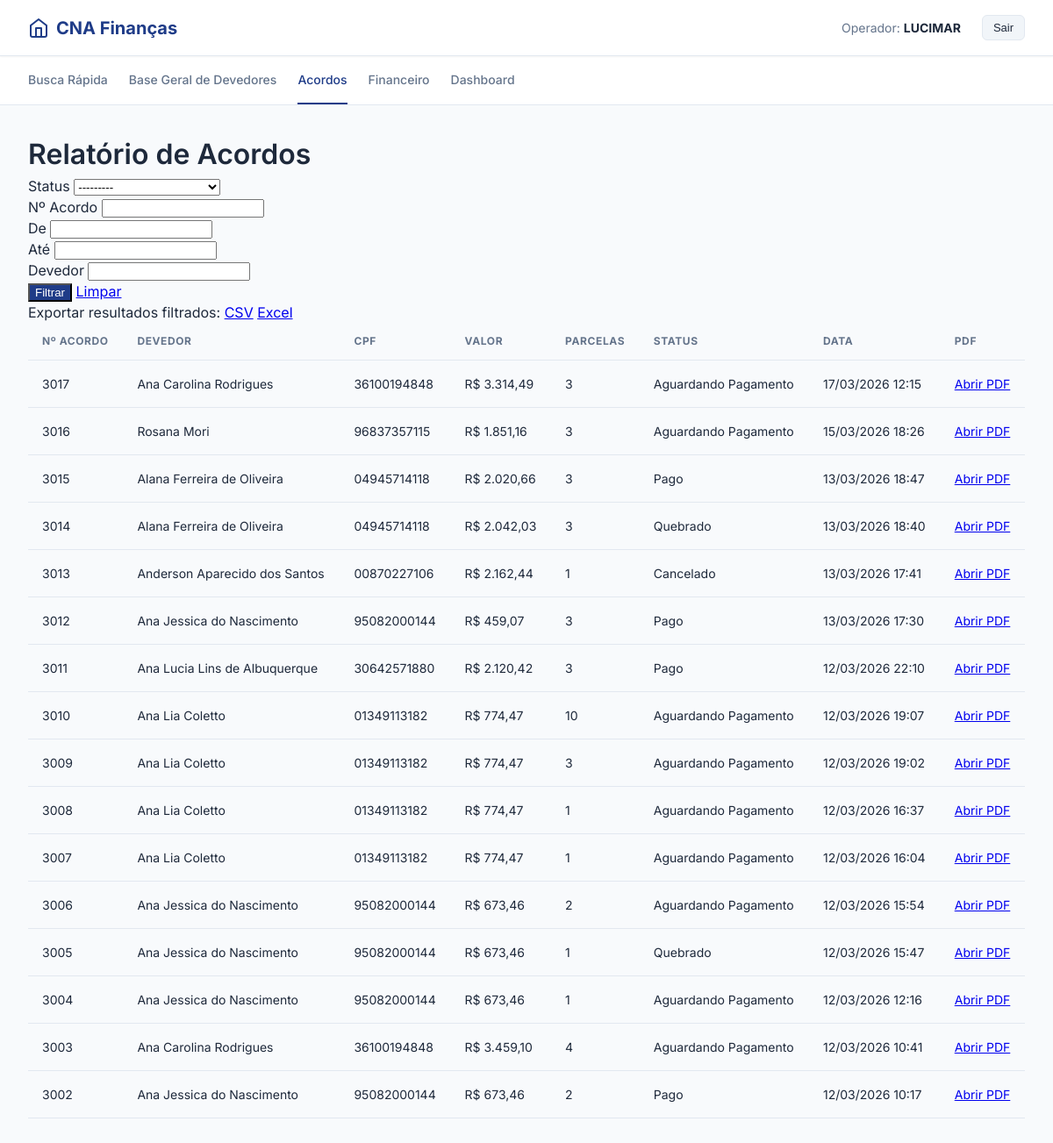
/acordos/ (signed in), run on the app's committed database.
### nucleo/models.py (models this page shows, shortened)
class Acordo(models.Model):
    STATUS_CHOICES = [
        ("EM_NEGOCIACAO", "Em Negociação"),
        ("AGUARDANDO_PAGAMENTO", "Aguardando Pagamento"),
        ("PAGO", "Pago"),
        ("QUEBRADO", "Quebrado"),
        ("CANCELADO", "Cancelado"),
    ]
    devedor = models.ForeignKey(Devedor, on_delete=models.CASCADE)
    numero_acordo = models.IntegerField(
        unique=True,
        blank=True,
        null=True
    )
    data_acordo = models.DateTimeField(auto_now_add=True)
    valor_total = models.DecimalField(max_digits=12, decimal_places=2)
    entrada = models.DecimalField(max_digits=12, decimal_places=2)
    saldo = models.DecimalField(max_digits=12, decimal_places=2)
    parcelas = models.IntegerField()
    valor_parcela = models.DecimalField(max_digits=12, decimal_places=2)
    status = models.CharField(
        max_length=30,
        choices=STATUS_CHOICES,
        default="AGUARDANDO_PAGAMENTO"
    )
    modalidade = models.CharField(
        max_length=30,
        choices=MODALIDADE_CHOICES,
        null=True,
        blank=True
    )
    valor_desconto_total = models.DecimalField(
        max_digits=12,
        decimal_places=2,
        default=0
    )
    regra_snapshot_metadata = models.JSONField(
        null=True,
        blank=True,
        help_text="Cópia dos limites da RegraCobranca no momento da assinatura"
    )
    usuario_criador = models.ForeignKey(
        "auth.User",
        on_delete=models.SET_NULL,
        null=True,
        blank=True,
        related_name="acordos_criados"
    )

class Devedor(models.Model):
    nome = models.CharField(max_length=200)
    cpf = models.CharField(max_length=14, unique=True)
    telefone = models.CharField(max_length=20, blank=True, null=True)
    celular = models.CharField(max_length=20, blank=True, null=True)
    email = models.EmailField(blank=True, null=True)
    logradouro = models.CharField(max_length=255, blank=True, null=True)
    numero = models.CharField(max_length=20, blank=True, null=True)
    bairro = models.CharField(max_length=100, blank=True, null=True)
    cidade = models.CharField(max_length=100, blank=True, null=True)
    uf = models.CharField(max_length=2, blank=True, null=True)
    cep = models.CharField(max_length=10, blank=True, null=True)
    complemento = models.CharField(max_length=255, blank=True, null=True)
    uuid_acesso = models.UUIDField(default=uuid.uuid4, editable=False, unique=True, db_index=True)

### nucleo/views.py (the view)
# urls.py: path("acordos/", views.acordo_list, name="acordo_list"),
@login_required
def acordo_list(request):
    acordos = Acordo.objects.select_related("devedor").order_by("-data_acordo")
    filtro = AcordoFilter(request.GET, queryset=acordos)
    return render(request, "nucleo/acordo_list.html", {
        "filter": filtro
    })

### nucleo/templatetags/moeda_br.py (called while the page is built)
@register.filter(name="moeda_br")
def moeda_br(valor):
    try:
        valor = float(valor)
    except (TypeError, ValueError):
        return "R$ 0,00"
    texto = f"{valor:,.2f}"
    texto = texto.replace(",", "X").replace(".", ",").replace("X", ".")
    return f"R$ {texto}"

### nucleo/templates/nucleo/acordo_list.html (shortened to what this page needs)
{% extends "nucleo/base.html" %}
{% load moeda_br %}
{% block content %}
<h1>Relatório de Acordos</h1>
<form method="get" class="filtros">
    {% for field in filter.form %}
    <div class="filtros-field">
        <label for="{{ field.id_for_label }}">{{ field.label }}</label>
        {{ field }}
    </div>
    {% endfor %}
    <button type="submit" class="botao-secundario" style="background: #1f3c88; color: white;">Filtrar</button>
    <a href="{% url 'acordo_list' %}" class="botao-secundario">Limpar</a>
</form>
<div class="acoes-export">
    <span>Exportar resultados filtrados:</span>
    <a href="{% url 'exportar_acordos' %}?{{ request.GET.urlencode }}&formato=csv" class="botao-secundario">CSV</a>
    <a href="{% url 'exportar_acordos' %}?{{ request.GET.urlencode }}&formato=excel" class="botao-secundario">Excel</a>
</div>
<table>
    <tr>
        <th>Nº Acordo</th>
        <th>Devedor</th>
        <th>CPF</th>
        <th>Valor</th>
        <th>Parcelas</th>
        <th>Status</th>
        <th>Data</th>
        <th>PDF</th>
    </tr>
    {% for acordo in filter.qs %}
    <tr>
        <td>{{ acordo.numero_acordo }}</td>
        <td>{{ acordo.devedor.nome }}</td>
        <td>{{ acordo.devedor.cpf }}</td>
        <td>{{ acordo.valor_total|moeda_br }}</td>
        <td>{{ acordo.parcelas }}</td>
        <td>{{ acordo.get_status_display }}</td>
        <td>{{ acordo.data_acordo|date:"d/m/Y H:i" }}</td>
        <td>
            <a href="{% url 'imprimir_acordo' acordo.id %}" target="_blank">Abrir PDF</a>
        </td>
    </tr>
    {% empty %}
    <tr>
        <td colspan="8">Nenhum acordo encontrado com os filtros aplicados.</td>
    </tr>
    {% endfor %}
</table>
{% endblock %}

### nucleo/templates/nucleo/base.html (shortened to what this page needs)
<!DOCTYPE html>
<html lang="pt-BR">
<head>
</head>
<body>
    <header class="topbar">
        <div class="topbar-container">
            <a href="/" class="logo">
                <svg width="24" height="24" viewBox="0 0 24 24" fill="none" stroke="currentColor" stroke-width="2" stroke-linecap="round" stroke-linejoin="round"><path d="M3 9l9-7 9 7v11a2 2 0 0 1-2 2H5a2 2 0 0 1-2-2z"></path><polyline points="9 22 9 12 15 12 15 22"></polyline></svg>
                CNA Finanças
            </a>
            {% if user.is_authenticated %}
            <div class="user-nav">
                <div class="user-info">
                    <span>Operador:</span> <strong>{{ user.username }}</strong>
                </div>
                <form method="post" action="/logout/" style="margin:0;">
                    <button type="submit" class="btn-logout">Sair</button>
                </form>
            </div>
            {% endif %}
        </div>
    </header>
    <nav class="nav-links">
        <div class="nav-container">
            <a href="/" class="nav-item {% if request.path == '/' %}active{% endif %}">Busca Rápida</a>
            <a href="/devedores/" class="nav-item {% if '/devedores/' in request.path %}active{% endif %}">Base Geral de Devedores</a>
            <a href="/acordos/" class="nav-item {% if '/acordos/' in request.path %}active{% endif %}">Acordos</a>
            <a href="/financeiro/" class="nav-item {% if '/financeiro/' in request.path %}active{% endif %}">Financeiro</a>
            <a href="/dashboard/" class="nav-item {% if '/dashboard/' in request.path %}active{% endif %}">Dashboard</a>
        </div>
    </nav>
    <main class="main-content">
        {% block content %}{% endblock %}
    </main>
</body>
</html>

### nucleo/templates/nucleo/base.html (style rules this page uses)
:root { --primary: #1f3c88; --primary-light: #eef2ff; --bg-body: #f8fafc; --surface: #ffffff; --text-main: #1e293b; --text-muted: #64748b; --border: #e2e8f0; --shadow-sm: 0 1px 2px 0 rgb(0 0 0 / 0.05); --shadow: 0 4px 6px -1px rgb(0 0 0 / 0.1), 0 2px 4px -2px rgb(0 0 0 / 0.1); --radius: 12px; }
* { box-sizing: border-box; -webkit-font-smoothing: antialiased; -moz-osx-font-smoothing: grayscale; }
body { font-family: 'Inter', system-ui, -apple-system, sans-serif; margin: 0; background: var(--bg-body); color: var(--text-main); line-height: 1.5; }
.topbar { background: var(--surface); border-bottom: 1px solid var(--border); height: 64px; display: flex; align-items: center; padding: 0 2rem; position: sticky; top: 0; z-index: 100; box-shadow: var(--shadow-sm); }
.topbar-container { max-width: 1400px; width: 100%; margin: 0 auto; display: flex; justify-content: space-between; align-items: center; }
.logo { font-weight: 700; font-size: 1.25rem; color: var(--primary); text-decoration: none; display: flex; align-items: center; gap: 8px; }
.user-nav { display: flex; align-items: center; gap: 1.5rem; }
.user-info { font-size: 0.875rem; color: var(--text-muted); }
.user-info strong { color: var(--text-main); }
.btn-logout { background: #f1f5f9; border: 1px solid var(--border); color: var(--text-main); padding: 6px 12px; border-radius: 6px; cursor: pointer; font-size: 0.8125rem; font-weight: 500; transition: all 0.2s; }
.nav-links { background: var(--surface); border-bottom: 1px solid var(--border); padding: 0 2rem; }
.nav-container { max-width: 1400px; margin: 0 auto; display: flex; gap: 1.5rem; }
.nav-item { padding: 1rem 0; text-decoration: none; color: var(--text-muted); font-size: 0.875rem; font-weight: 500; border-bottom: 2px solid transparent; transition: all 0.2s; }
.nav-item.active { color: var(--primary); border-bottom-color: var(--primary); }
.main-content { max-width: 1400px; margin: 2rem auto; padding: 0 2rem; }
h1, h2, h3 { margin: 0; font-weight: 600; color: var(--text-main); }
table { width: 100%; border-collapse: separate; border-spacing: 0; }
th { background: #f8fafc; padding: 12px 16px; text-align: left; font-size: 0.75rem; text-transform: uppercase; letter-spacing: 0.05em; color: var(--text-muted); border-bottom: 1px solid var(--border); }
td { padding: 16px; font-size: 0.875rem; border-bottom: 1px solid var(--border); }

### data on the page
Acordo: numero_acordo "3017", devedor.nome "Ana Carolina Rodrigues", devedor.cpf "36100194848", valor_total|moeda_br "R$ 3.314,49", parcelas "3", status "Aguardando Pagamento", data_acordo "17/03/2026 12:15"
Acordo: numero_acordo "3016", devedor.nome "Rosana Mori", devedor.cpf "96837357115", valor_total|moeda_br "R$ 1.851,16", parcelas "3", status "Aguardando Pagamento", data_acordo "15/03/2026 18:26"
Acordo: numero_acordo "3015", devedor.nome "Alana Ferreira de Oliveira", devedor.cpf "04945714118", valor_total|moeda_br "R$ 2.020,66", parcelas "3", status "Pago", data_acordo "13/03/2026 18:47"
Acordo: numero_acordo "3014", devedor.nome "Alana Ferreira de Oliveira", devedor.cpf "04945714118", valor_total|moeda_br "R$ 2.042,03", parcelas "3", status "Quebrado", data_acordo "13/03/2026 18:40"
Acordo: numero_acordo "3013", devedor.nome "Anderson Aparecido dos Santos", devedor.cpf "00870227106", valor_total|moeda_br "R$ 2.162,44", parcelas "1", status "Cancelado", data_acordo "13/03/2026 17:41"
Acordo: numero_acordo "3012", devedor.nome "Ana Jessica do Nascimento", devedor.cpf "95082000144", valor_total|moeda_br "R$ 459,07", parcelas "3", status "Pago", data_acordo "13/03/2026 17:30"
Acordo: numero_acordo "3011", devedor.nome "Ana Lucia Lins de Albuquerque", devedor.cpf "30642571880", valor_total|moeda_br "R$ 2.120,42", parcelas "3", status "Pago", data_acordo "12/03/2026 22:10"
Acordo: numero_acordo "3010", devedor.nome "Ana Lia Coletto", devedor.cpf "01349113182", valor_total|moeda_br "R$ 774,47", parcelas "10", status "Aguardando Pagamento", data_acordo "12/03/2026 19:07"
Acordo: numero_acordo "3009", devedor.nome "Ana Lia Coletto", devedor.cpf "01349113182", valor_total|moeda_br "R$ 774,47", parcelas "3", status "Aguardando Pagamento", data_acordo "12/03/2026 19:02"
Acordo: numero_acordo "3008", devedor.nome "Ana Lia Coletto", devedor.cpf "01349113182", valor_total|moeda_br "R$ 774,47", parcelas "1", status "Aguardando Pagamento", data_acordo "12/03/2026 16:37"
Acordo: numero_acordo "3007", devedor.nome "Ana Lia Coletto", devedor.cpf "01349113182", valor_total|moeda_br "R$ 774,47", parcelas "1", status "Aguardando Pagamento", data_acordo "12/03/2026 16:04"
Acordo: numero_acordo "3006", devedor.nome "Ana Jessica do Nascimento", devedor.cpf "95082000144", valor_total|moeda_br "R$ 673,46", parcelas "2", status "Aguardando Pagamento", data_acordo "12/03/2026 15:54"
Acordo: numero_acordo "3005", devedor.nome "Ana Jessica do Nascimento", devedor.cpf "95082000144", valor_total|moeda_br "R$ 673,46", parcelas "1", status "Quebrado", data_acordo "12/03/2026 15:47"
Acordo: numero_acordo "3004", devedor.nome "Ana Jessica do Nascimento", devedor.cpf "95082000144", valor_total|moeda_br "R$ 673,46", parcelas "1", status "Aguardando Pagamento", data_acordo "12/03/2026 12:16"
Acordo: numero_acordo "3003", devedor.nome "Ana Carolina Rodrigues", devedor.cpf "36100194848", valor_total|moeda_br "R$ 3.459,10", parcelas "4", status "Aguardando Pagamento", data_acordo "12/03/2026 10:41"
Acordo: numero_acordo "3002", devedor.nome "Ana Jessica do Nascimento", devedor.cpf "95082000144", valor_total|moeda_br "R$ 673,46", parcelas "2", status "Pago", data_acordo "12/03/2026 10:17"

### other printed values
{{ user.username }} "LUCIMAR"
{{ field.label }} "Status" "Nº Acordo" "De" "Até" "Devedor"
